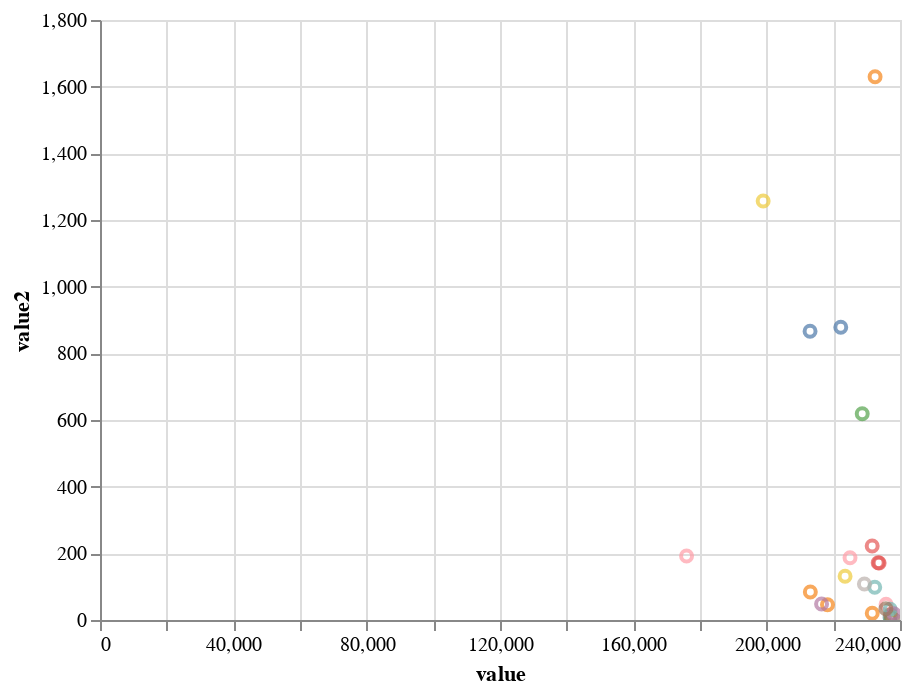

Write notebook code for a chart like this one.
### Code cell
test = {}

keys = list(testGraph.index.get_level_values(1))
# add key to test
coms = list(testGraph.index.get_level_values(0))

test["key"] = keys
test["com"] = coms
test["value"] = list(data_w_o.values)
test["value2"] = list(data_w.values)
test = pd.DataFrame.from_dict(test)


input_dropdown = alt.binding_select(options=keys, name='Country')
selection = alt.selection_single(fields=['key'], bind=input_dropdown)


input_dropdown2 = alt.binding_select(options=list(set(coms)), name='Country')
selection2 = alt.selection_single(fields=['com'], bind=input_dropdown2)

color = alt.condition(selection,
                    alt.Color('key:N', legend=None),
                    alt.value('0'))
color2 = alt.condition(selection2,
                    alt.Color('com:N', legend=None),
                    alt.value('0'),
                    name="color")

point_test = alt.Chart(test).mark_point().encode(
    x='value',
    y='value2',
    color=color,
    tooltip=['com', 'key', 'value', 'value2']
    ).interactive(

    ).add_selection(
    selection,
    selection2
)

vbar_test  
point_test

### Figure 1 — Vega-Lite specification as saved in the notebook (floating-point values rounded to 4 significant figures)
{"config": {"view": {"continuousWidth": 400, "continuousHeight": 300}}, "data": {"name": "data-eee747f16421f8978416e41857e0d86f"}, "mark": "point", "encoding": {"color": {"condition": {"field": "key", "legend": null, "type": "nominal", "selection": "selector001"}, "value": "0"}, "tooltip": [{"field": "com", "type": "nominal"}, {"field": "key", "type": "nominal"}, {"field": "value", "type": "quantitative"}, {"field": "value2", "type": "quantitative"}], "x": {"field": "value", "type": "quantitative"}, "y": {"field": "value2", "type": "quantitative"}}, "selection": {"selector003": {"type": "interval", "bind": "scales", "encodings": ["x", "y"]}, "selector001": {"type": "single", "fields": ["key"], "bind": {"input": "select", "options": ["antioxidant", "drought", "metal", "salt", "uv", "antifeedant", "arbuscula", "attractant", "germination", "herbicidal", "hppd", "hyphal", "phytotoxicity", "quorum sensing", "repulsive", "toxicant", "anti-inflammatory", "antibacterial", "anticancer", "antidiabetic", "antifungal", "antimicrobial", "antiparasitic", "antiviral", "arthritis", "burns", "cardiovascular", "cytotoxicity", "obesity", "rheumatism", "sedative", "wound", "toxicity"], "name": "Country"}}, "selector002": {"type": "single", "fields": ["com"], "bind": {"input": "select", "options": ["toxicity", "abiotic", "pharmaco", "allelopathy"], "name": "Country"}}}, "$schema": "https://vega.github.io/schema/vega-lite/v4.17.0.json", "datasets": {"data-eee747f16421f8978416e41857e0d86f": [{"key": "antioxidant", "com": "abiotic", "value": 175968, "value2": 192}, {"key": "drought", "com": "abiotic", "value": 237143, "value2": 4}, {"key": "metal", "com": "abiotic", "value": 213101, "value2": 84}, {"key": "salt", "com": "abiotic", "value": 225006, "value2": 187}, {"key": "uv", "com": "abiotic", "value": 231671, "value2": 20}, {"key": "antifeedant", "com": "allelopathy", "value": 238018, "value2": 0}, {"key": "arbuscula", "com": "allelopathy", "value": 238207, "value2": 0}, {"key": "attractant", "com": "allelopathy", "value": 238092, "value2": 0}, {"key": "germination", "com": "allelopathy", "value": 235818, "value2": 47}, {"key": "herbicidal", "com": "allelopathy", "value": 238021, "value2": 0}, {"key": "hppd", "com": "allelopathy", "value": 238204, "value2": 0}, {"key": "hyphal", "com": "allelopathy", "value": 238179, "value2": 0}, {"key": "phytotoxicity", "com": "allelopathy", "value": 236994, "value2": 9}, {"key": "quorum sensing", "com": "allelopathy", "value": 237321, "value2": 1}, {"key": "repulsive", "com": "allelopathy", "value": 238158, "value2": 0}, {"key": "toxicant", "com": "allelopathy", "value": 238099, "value2": 1}, {"key": "anti-inflammatory", "com": "pharmaco", "value": 222230, "value2": 878}, {"key": "antibacterial", "com": "pharmaco", "value": 218250, "value2": 46}, {"key": "anticancer", "com": "pharmaco", "value": 233742, "value2": 171}, {"key": "antidiabetic", "com": "pharmaco", "value": 232423, "value2": 98}, {"key": "antifungal", "com": "pharmaco", "value": 223527, "value2": 131}, {"key": "antimicrobial", "com": "pharmaco", "value": 216470, "value2": 48}, {"key": "antiparasitic", "com": "pharmaco", "value": 237161, "value2": 16}, {"key": "antiviral", "com": "pharmaco", "value": 229320, "value2": 108}, {"key": "arthritis", "com": "pharmaco", "value": 232524, "value2": 1630}, {"key": "burns", "com": "pharmaco", "value": 237051, "value2": 32}, {"key": "cardiovascular", "com": "pharmaco", "value": 228667, "value2": 619}, {"key": "cytotoxicity", "com": "pharmaco", "value": 198950, "value2": 1257}, {"key": "obesity", "com": "pharmaco", "value": 233455, "value2": 172}, {"key": "rheumatism", "com": "pharmaco", "value": 238166, "value2": 19}, {"key": "sedative", "com": "pharmaco", "value": 235761, "value2": 34}, {"key": "wound", "com": "pharmaco", "value": 231656, "value2": 222}, {"key": "toxicity", "com": "toxicity", "value": 213018, "value2": 866}]}}
